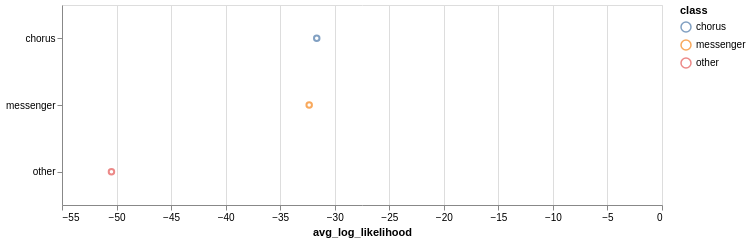

This figure's notebook cell:
### Code cell
alt.Chart(class_avg).mark_point().encode(
    x=alt.X("avg_log_likelihood:Q"),
    y=alt.Y("class:N", sort="-x", title=None),
    color="class:N",
).properties(width=600, height=200)

### Figure 1 — Vega-Lite specification as saved in the notebook (floating-point values rounded to 4 significant figures)
{"config": {"view": {"continuousWidth": 300, "continuousHeight": 300}}, "data": {"name": "data-da09b22435a4a49deaf84e846080df32"}, "mark": {"type": "point"}, "encoding": {"color": {"field": "class", "type": "nominal"}, "x": {"field": "avg_log_likelihood", "type": "quantitative"}, "y": {"field": "class", "sort": "-x", "title": null, "type": "nominal"}}, "height": 200, "width": 600, "$schema": "https://vega.github.io/schema/vega-lite/v6.4.1.json", "datasets": {"data-da09b22435a4a49deaf84e846080df32": [{"class": "chorus", "avg_log_likelihood": -31.65}, {"class": "messenger", "avg_log_likelihood": -32.34}, {"class": "other", "avg_log_likelihood": -50.47}]}}
